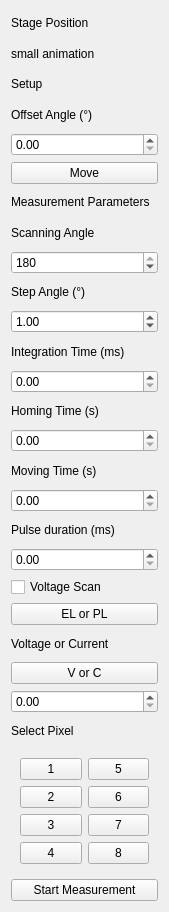
          <widget class="QWidget" name="gw_scrollAreaWidgetContents">
           <property name="geometry">
            <rect>
             <x>0</x>
             <y>-382</y>
             <width>169</width>
             <height>912</height>
            </rect>
           </property>
           <property name="sizePolicy">
            <sizepolicy hsizetype="Fixed" vsizetype="Fixed">
             <horstretch>0</horstretch>
             <verstretch>0</verstretch>
            </sizepolicy>
           </property>
           <layout class="QGridLayout" name="gridLayout_9">
            <item row="9" column="0">
             <widget class="QLabel" name="gw_header2">
              <property name="styleSheet">
               <string notr="true">font: 63 bold 10pt &quot;Segoe UI&quot;;</string>
              </property>
              <property name="text">
               <string>Measurement Parameters</string>
              </property>
             </widget>
            </item>
            <item row="20" column="0">
             <widget class="QLabel" name="gw_pulse_duration_label">
              <property name="styleSheet">
               <string notr="true">font: 63 bold 10pt &quot;Segoe UI&quot;;</string>
              </property>
              <property name="text">
               <string>Pulse duration (ms)</string>
              </property>
             </widget>
            </item>
            <item row="22" column="0">
             <widget class="QCheckBox" name="gw_voltage_scan_checkBox">
              <property name="toolTip">
               <string>&lt;html&gt;&lt;head/&gt;&lt;body&gt;&lt;p&gt;The parameters for the voltage scan can be set in the JVL tab.&lt;/p&gt;&lt;/body&gt;&lt;/html&gt;</string>
              </property>
              <property name="text">
               <string>Voltage Scan</string>
              </property>
             </widget>
            </item>
            <item row="2" column="0">
             <widget class="QLabel" name="gw_header1">
              <property name="styleSheet">
               <string notr="true">font: 63 bold 10pt &quot;Segoe UI&quot;;</string>
              </property>
              <property name="text">
               <string>Setup</string>
              </property>
             </widget>
            </item>
            <item row="27" column="0">
             <widget class="QLabel" name="gw_pulse_duration_label_2">
              <property name="styleSheet">
               <string notr="true">font: 75 bold 10pt &quot;Noto Sans&quot;;</string>
              </property>
              <property name="text">
               <string>Select Pixel</string>
              </property>
             </widget>
            </item>
            <item row="17" column="0">
             <widget class="QDoubleSpinBox" name="gw_homing_time_spinBox"/>
            </item>
            <item row="18" column="0">
             <widget class="QLabel" name="gw_moving_time_label">
              <property name="styleSheet">
               <string notr="true">font: 63 bold 10pt &quot;Segoe UI&quot;;</string>
              </property>
              <property name="text">
               <string>Moving Time (s)</string>
              </property>
             </widget>
            </item>
            <item row="5" column="0">
             <widget class="QDoubleSpinBox" name="gw_offset_angle_spinBox"/>
            </item>
            <item row="4" column="0">
             <widget class="QLabel" name="gw_offset_angle_label">
              <property name="styleSheet">
               <string notr="true">font: 63 bold 10pt &quot;Segoe UI&quot;;</string>
              </property>
              <property name="text">
               <string>Offset Angle (°)</string>
              </property>
             </widget>
            </item>
            <item row="19" column="0">
             <widget class="QDoubleSpinBox" name="gw_moving_time_spinBox"/>
            </item>
            <item row="21" column="0">
             <widget class="QDoubleSpinBox" name="gw_pulse_duration_spinBox"/>
            </item>
            <item row="29" column="0">
             <widget class="QPushButton" name="gw_start_measurement_pushButton">
              <property name="text">
               <string>Start Measurement</string>
              </property>
              <property name="checkable">
               <bool>true</bool>
              </property>
             </widget>
            </item>
            <item row="0" column="0">
             <widget class="QLabel" name="gw_stage_position_label">
              <property name="styleSheet">
               <string notr="true">font: 63 bold 10pt &quot;Segoe UI&quot;;</string>
              </property>
              <property name="text">
               <string>Stage Position</string>
              </property>
             </widget>
            </item>
            <item row="13" column="0">
             <widget class="QDoubleSpinBox" name="gw_step_angle_spinBox">
              <property name="maximum">
               <double>180.000000000000000</double>
              </property>
              <property name="value">
               <double>1.000000000000000</double>
              </property>
             </widget>
            </item>
            <item row="24" column="0">
             <widget class="QLabel" name="gw_voltage_or_current_label">
              <property name="styleSheet">
               <string notr="true">font: 75 bold 10pt &quot;Noto Sans&quot;;</string>
              </property>
              <property name="text">
               <string>Voltage or Current</string>
              </property>
             </widget>
            </item>
            <item row="25" column="0">
             <widget class="QPushButton" name="gw_voltage_or_current_pushButton">
              <property name="text">
               <string>V or C</string>
              </property>
              <property name="checkable">
               <bool>true</bool>
              </property>
             </widget>
            </item>
            <item row="28" column="0" alignment="Qt::AlignHCenter">
             <widget class="QWidget" name="widget_7" native="true">
              <property name="sizePolicy">
               <sizepolicy hsizetype="Fixed" vsizetype="Fixed">
                <horstretch>0</horstretch>
                <verstretch>0</verstretch>
               </sizepolicy>
              </property>
              <property name="minimumSize">
               <size>
                <width>100</width>
                <height>0</height>
               </size>
              </property>
              <property name="maximumSize">
               <size>
                <width>150</width>
                <height>124</height>
               </size>
              </property>
              <layout class="QGridLayout" name="gridLayout_10">
               <item row="2" column="0">
                <widget class="QPushButton" name="gw_pixel2_pushButton">
                 <property name="text">
                  <string>2</string>
                 </property>
                 <property name="checkable">
                  <bool>true</bool>
                 </property>
                 <property name="checked">
                  <bool>false</bool>
                 </property>
                </widget>
               </item>
               <item row="0" column="0">
                <widget class="QPushButton" name="gw_pixel1_pushButton">
                 <property name="sizePolicy">
                  <sizepolicy hsizetype="Minimum" vsizetype="Minimum">
                   <horstretch>0</horstretch>
                   <verstretch>0</verstretch>
                  </sizepolicy>
                 </property>
                 <property name="minimumSize">
                  <size>
                   <width>0</width>
                   <height>0</height>
                  </size>
                 </property>
                 <property name="text">
                  <string>1</string>
                 </property>
                 <property name="checkable">
                  <bool>true</bool>
                 </property>
                 <property name="checked">
                  <bool>false</bool>
                 </property>
                 <property name="autoRepeat">
                  <bool>false</bool>
                 </property>
                </widget>
               </item>
               <item row="4" column="0">
                <widget class="QPushButton" name="gw_pixel4_pushButton">
                 <property name="text">
                  <string>4</string>
                 </property>
                 <property name="checkable">
                  <bool>true</bool>
                 </property>
                 <property name="checked">
                  <bool>false</bool>
                 </property>
                </widget>
               </item>
               <item row="3" column="0">
                <widget class="QPushButton" name="gw_pixel3_pushButton">
                 <property name="text">
                  <string>3</string>
                 </property>
                 <property name="checkable">
                  <bool>true</bool>
                 </property>
                 <property name="checked">
                  <bool>false</bool>
                 </property>
                </widget>
               </item>
               <item row="4" column="1">
                <widget class="QPushButton" name="gw_pixel8_pushButton">
                 <property name="text">
                  <string>8</string>
                 </property>
                 <property name="checkable">
                  <bool>true</bool>
                 </property>
                 <property name="checked">
                  <bool>false</bool>
                 </property>
                </widget>
               </item>
               <item row="3" column="1">
                <widget class="QPushButton" name="gw_pixel7_pushButton">
                 <property name="text">
                  <string>7</string>
                 </property>
                 <property name="checkable">
                  <bool>true</bool>
                 </property>
                 <property name="checked">
                  <bool>false</bool>
                 </property>
                </widget>
               </item>
               <item row="2" column="1">
                <widget class="QPushButton" name="gw_pixel6_pushButton">
                 <property name="layoutDirection">
                  <enum>Qt::LeftToRight</enum>
                 </property>
                 <property name="text">
                  <string>6</string>
                 </property>
                 <property name="checkable">
                  <bool>true</bool>
                 </property>
                 <property name="checked">
                  <bool>false</bool>
                 </property>
                </widget>
               </item>
               <item row="0" column="1">
                <widget class="QPushButton" name="gw_pixel5_pushButton">
                 <property name="text">
                  <string>5</string>
                 </property>
                 <property name="checkable">
                  <bool>true</bool>
                 </property>
                 <property name="checked">
                  <bool>false</bool>
                 </property>
                </widget>
               </item>
              </layout>
             </widget>
            </item>
            <item row="10" column="0">
             <widget class="QLabel" name="gw_scanning_angle_label">
              <property name="styleSheet">
               <string notr="true">font: 75 bold 10pt &quot;Noto Sans&quot;;</string>
              </property>
              <property name="text">
               <string>Scanning Angle</string>
              </property>
             </widget>
            </item>
            <item row="23" column="0">
             <widget class="QPushButton" name="gw_el_or_pl_pushButton">
              <property name="text">
               <string>EL or PL</string>
              </property>
              <property name="checkable">
               <bool>true</bool>
              </property>
             </widget>
            </item>
            <item row="26" column="0">
             <widget class="QDoubleSpinBox" name="gw_voltage_or_current_spinBox"/>
            </item>
            <item row="8" column="0">
             <widget class="QPushButton" name="gw_move_pushButton">
              <property name="text">
               <string>Move</string>
              </property>
             </widget>
            </item>
            <item row="12" column="0">
             <widget class="QLabel" name="gw_step_angle_label">
              <property name="styleSheet">
               <string notr="true">font: 75 bold 10pt &quot;Noto Sans&quot;;</string>
              </property>
              <property name="text">
               <string>Step Angle (°)</string>
              </property>
             </widget>
            </item>
            <item row="14" column="0">
             <widget class="QLabel" name="gw_integration_time_label">
              <property name="styleSheet">
               <string notr="true">font: 63 bold 10pt &quot;Segoe UI&quot;;</string>
              </property>
              <property name="text">
               <string>Integration Time (ms)</string>
              </property>
             </widget>
            </item>
            <item row="15" column="0">
             <widget class="QDoubleSpinBox" name="gw_integration_time_spinBox"/>
            </item>
            <item row="16" column="0">
             <widget class="QLabel" name="gw_homing_time_label">
              <property name="styleSheet">
               <string notr="true">font: 63 bold 10pt &quot;Segoe UI&quot;;</string>
              </property>
              <property name="text">
               <string>Homing Time (s)</string>
              </property>
             </widget>
            </item>
            <item row="1" column="0">
             <widget class="QLabel" name="gw_animation">
              <property name="text">
               <string>small animation</string>
              </property>
             </widget>
            </item>
            <item row="11" column="0">
             <widget class="QSpinBox" name="gw_scanning_angle_spinBox">
              <property name="minimum">
               <number>-180</number>
              </property>
              <property name="maximum">
               <number>180</number>
              </property>
              <property name="value">
               <number>180</number>
              </property>
             </widget>
            </item>
           </layout>
          </widget>
